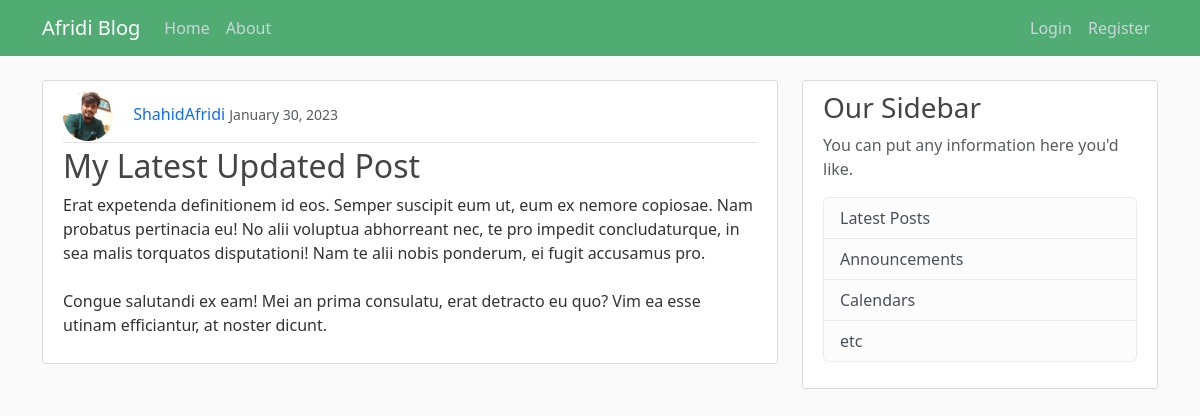
The page /post/30/ on the database its author committed.
### blog/models.py (models this page shows, shortened)
class Post(models.Model):
    title = models.CharField(max_length=100)
    content = models.TextField()
    date_posted = models.DateTimeField(default=timezone.now)
    author = models.ForeignKey(User, on_delete=models.CASCADE)

### users/models.py (models this page shows, shortened)
class Profile(models.Model):
    user = models.OneToOneField(User, on_delete=models.CASCADE)
    image = models.ImageField(default='default.jpg', upload_to='profile_pics')

### blog/views.py (the view)
# urls.py: path('post/<int:pk>/', PostDetailView.as_view(), name='post-detail'),
class PostDetailView(DetailView):
    model = Post

### blog/templates/blog/post_detail.html (shortened to what this page needs)
{% extends "blog/base.html" %}
{% block content %}
    <article class="media content-section">
        <div class="media-body">
            <div class="article-metadata">
                <img class="rounded-circle article-img" src="{{ object.author.profile.image.url }}" alt="userProfileImage">
                <a class="mr-2" href="{% url 'user-posts' object.author.username %}">{{ object.author }}</a>
                <small class="text-muted">{{ object.date_posted|date:"F d, Y" }}</small>
            </div>
            <div>
                <h2 class="article-title">{{ object.title }}</h2>
                <p class="article-content">{{ object.content }}</p>
            </div>
        </div>
    </article>
{% endblock content %}

### blog/static/blog/main.css (style rules this page uses)
body { background: #fafafa; color: #333333; margin-top: 5rem; }
h1, h2, h3, h4, h5, h6 { color: #444444; }
a { text-decoration: none; }
.content-section { background: #ffffff; padding: 10px 20px; border: 1px solid #dddddd; border-radius: 3px; margin-bottom: 20px; }
.article-title { color: #444444; }
.article-content { white-space: pre-line; }
.article-img { height: 50px; width: 50px; margin-right: 16px; }
.article-metadata { padding-bottom: 1px; margin-bottom: 4px; border-bottom: 1px solid #e3e3e3 }

### rows shown on the page
Post: author.profile.image (picture), author "ShahidAfridi", date_posted "January 30, 2023", title "My Latest Updated Post", content "Erat expetenda definitionem id eos. Semper suscipit eum ut, eum ex nemore copiosae. Nam probatus pertinacia eu! No alii voluptua abhorreant nec, te pro impedit concludaturque, in sea malis torquatos disputationi! Nam te alii nobis ponderum, ei fugit accusamus pro. Congue salutandi ex eam! Mei an prima consulatu, erat detracto eu quo? Vim ea esse utinam efficiantur, at noster dicunt."
